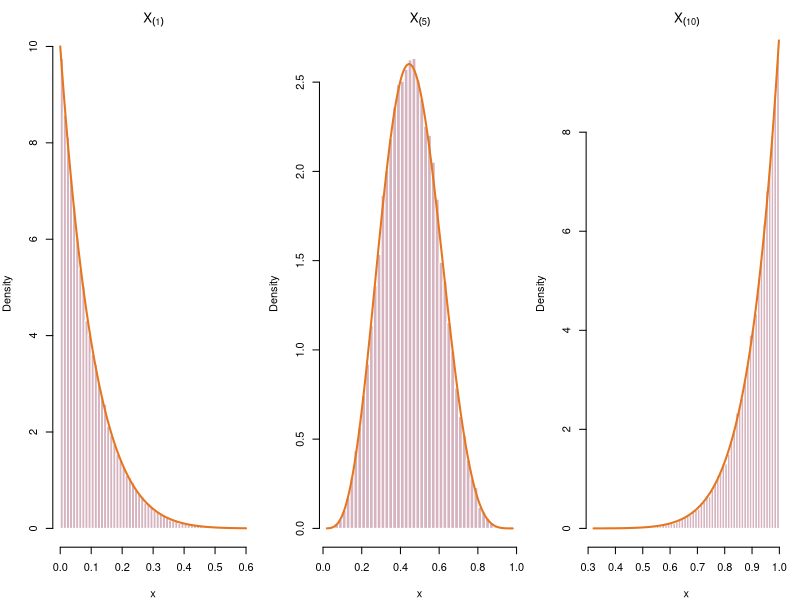
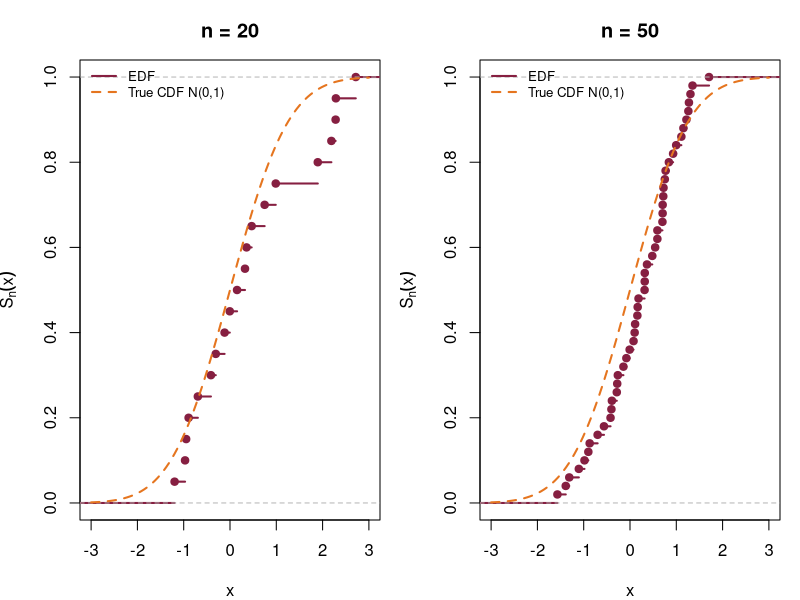
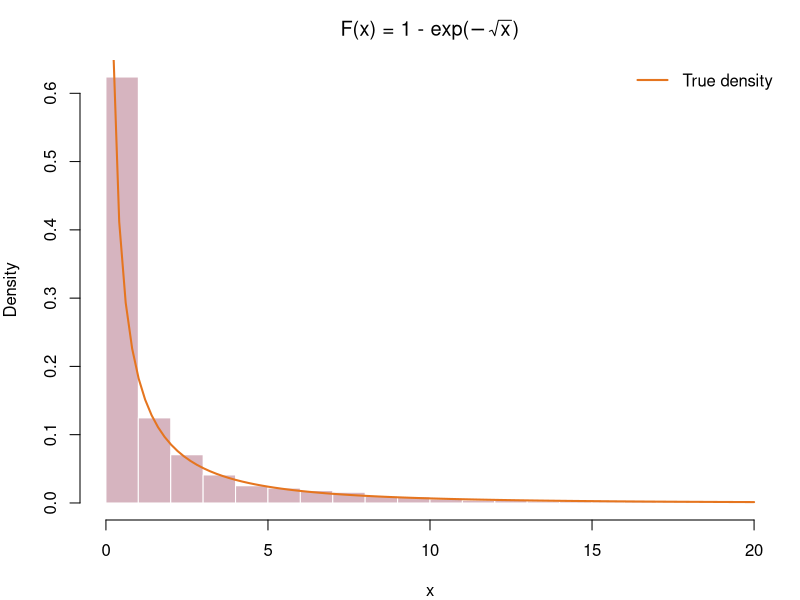
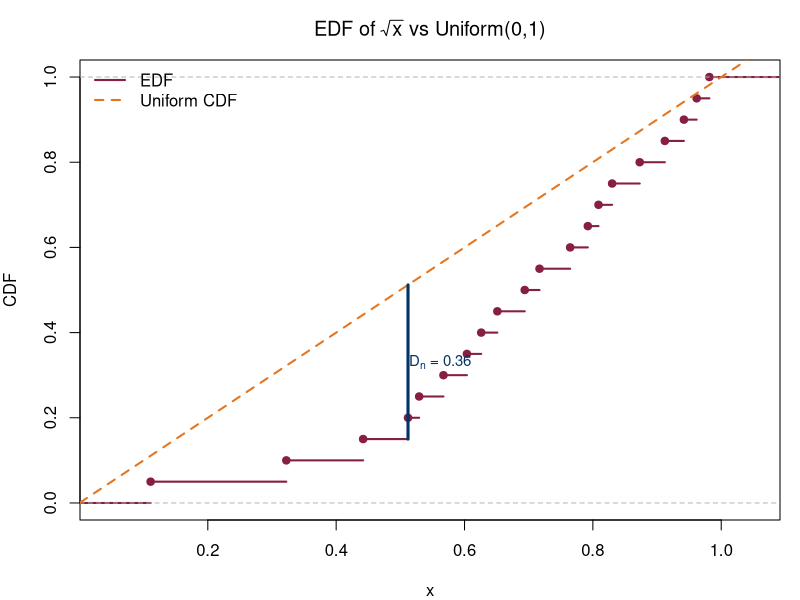
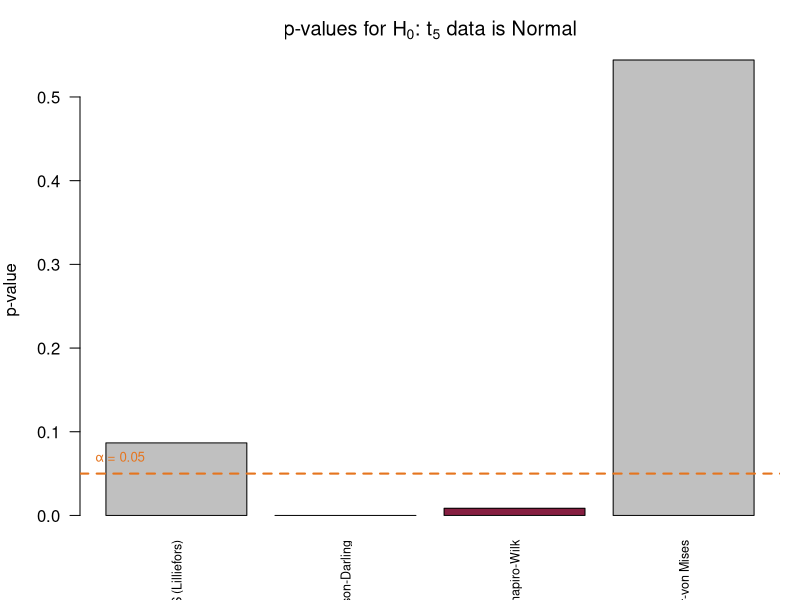

Write R code to recreate these figures, in order.
## ---- chunk 1
knitr::opts_chunk$set(fig.align = "center")
## ---- chunk 2
#| fig-height: 3.5
#| code-fold: true
set.seed(42); n <- 10; B <- 50000
sims <- replicate(B, sort(runif(n)))

par(mfrow = c(1, 3), mar = c(4, 4, 3, 1))
hist(sims[1,],  breaks=50, freq=FALSE, col="#861F4155", border="white",
     main=expression(X[(1)]), xlab="x")
curve(dbeta(x,1,n), add=TRUE, col="#E5751F", lwd=2)

hist(sims[5,],  breaks=50, freq=FALSE, col="#861F4155", border="white",
     main=expression(X[(5)]), xlab="x")
curve(dbeta(x,5,6), add=TRUE, col="#E5751F", lwd=2)

hist(sims[10,], breaks=50, freq=FALSE, col="#861F4155", border="white",
     main=expression(X[(10)]), xlab="x")
curve(dbeta(x,n,1), add=TRUE, col="#E5751F", lwd=2)
par(mfrow=c(1,1))
## ---- chunk 3
#| fig-height: 3.5
#| code-fold: true
set.seed(7)
par(mfrow=c(1,2))
for(n in c(20,50)){
  x <- rnorm(n)
  plot(ecdf(x), main=paste0("n = ", n), xlab="x",
       ylab=expression(S[n](x)), col="#861F41", lwd=2, xlim=c(-3,3))
  curve(pnorm(x), add=TRUE, col="#E5751F", lwd=2, lty=2)
  legend("topleft", c("EDF","True CDF N(0,1)"),
         col=c("#861F41","#E5751F"), lwd=2, lty=c(1,2), bty="n", cex=0.8)
}
par(mfrow=c(1,1))
## ---- chunk 4
#| fig-height: 3.2
#| code-fold: true
set.seed(42)
U <- runif(5000)
X <- (log(1/(1-U)))^2
f_true <- function(x) (1/(2*sqrt(x))) * exp(-sqrt(x))

hist(X, breaks=80, freq=FALSE, col="#861F4155", border="white",
     main=expression("F(x) = 1 - exp("*-sqrt(x)*")"),
     xlab="x", xlim=c(0,20))
curve(f_true(x), from=0.01, to=20, add=TRUE, col="#E5751F", lwd=2)
legend("topright","True density", col="#E5751F", lwd=2, bty="n")
## ---- chunk 5
x_obs <- c(0.0123, 0.1039, 0.1954, 0.2621, 0.2802,
           0.3217, 0.3645, 0.3919, 0.4240, 0.4814,
           0.5139, 0.5846, 0.6275, 0.6541, 0.6889,
           0.7621, 0.8320, 0.8871, 0.9249, 0.9634)
y <- sqrt(x_obs)
ks.test(y, "punif")
## ---- chunk 6
#| fig-height: 3.5
#| code-fold: true
x_obs <- c(0.0123,0.1039,0.1954,0.2621,0.2802,0.3217,0.3645,
           0.3919,0.4240,0.4814,0.5139,0.5846,0.6275,0.6541,
           0.6889,0.7621,0.8320,0.8871,0.9249,0.9634)
y <- sqrt(x_obs)

plot(ecdf(y), col="#861F41", lwd=2,
     main=expression("EDF of"~sqrt(x)~"vs Uniform(0,1)"),
     xlab="x", ylab="CDF")
abline(0, 1, col="#E5751F", lwd=2, lty=2)

# Mark the maximum gap
i_max <- which.max(abs((1:20)/20 - y))
segments(y[i_max], (i_max-1)/20, y[i_max], y[i_max],
         col="#003366", lwd=3)
text(y[i_max]+0.05, ((i_max-1)/20 + y[i_max])/2,
     expression(D[n]~"= 0.36"), col="#003366", cex=0.9)

legend("topleft", c("EDF","Uniform CDF"),
       col=c("#861F41","#E5751F"), lwd=2, lty=c(1,2), bty="n")
## ---- chunk 7
if (!requireNamespace("nortest", quietly=TRUE)) install.packages("nortest")
library(nortest)

iq <- c(114, 81, 87, 114, 113, 87, 111, 89, 93, 108,
        99, 93, 100, 95, 93, 95, 106, 108)

# (a) Lilliefors
lillie.test(iq)

# (b) KS with specified parameters
ks.test(iq, "pnorm", mean=100, sd=10)
## ---- chunk 8
library(nortest)
ad.test(rnorm(20))   # Anderson-Darling normality test
## ---- chunk 9
library(goftest)
cvm.test(rnorm(20), "pnorm")
## ---- chunk 10
shapiro.test(rnorm(20))
## ---- chunk 11
#| code-fold: true
#| fig-height: 3.5
library(nortest)
set.seed(42)
x_t3 <- rt(50, df = 5)   # heavy-tailed, not normal

results <- data.frame(
  Test = c("KS (Lilliefors)", "Anderson-Darling", "Shapiro-Wilk", "Cramer-von Mises"),
  p_value = c(
    lillie.test(x_t3)$p.value,
    ad.test(x_t3)$p.value,
    shapiro.test(x_t3)$p.value,
    if(requireNamespace("goftest",quietly=TRUE))
      goftest::cvm.test(x_t3,"pnorm",mean=mean(x_t3),sd=sd(x_t3))$p.value else NA
  )
)

barplot(results$p_value, names.arg = results$Test,
        col = ifelse(results$p_value < 0.05, "#861F41", "#C0C0C0"),
        main = expression("p-values for H"[0]*": t"[5]*" data is Normal"),
        ylab = "p-value", las = 2, cex.names = 0.75)
abline(h = 0.05, col = "#E5751F", lwd = 2, lty = 2)
text(0.3, 0.07, "α = 0.05", col = "#E5751F", cex = 0.8)
